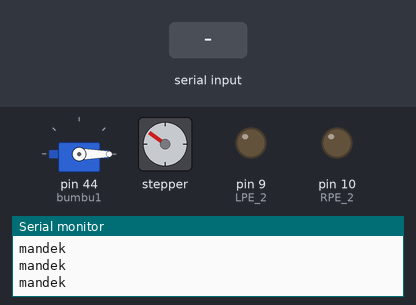
This sketch was run on a simulated Arduino Mega 2560, built with avr-gcc and run on an emulated ATmega2560. On the bench: servo, stepper motor, output pins drawn as LEDs (lit = HIGH), the last lines printed to the serial monitor. The test bench sets the inputs (shaded band). Stepper angles assume 200 steps per turn.

Above: at 1.25 s.
1.3 s: "a\n" received over Serial
At 2.1 s:
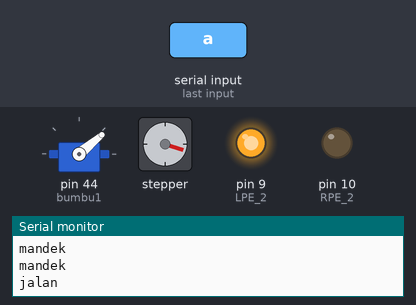
2.9 s: "1\n" received over Serial
At 3.05 s:
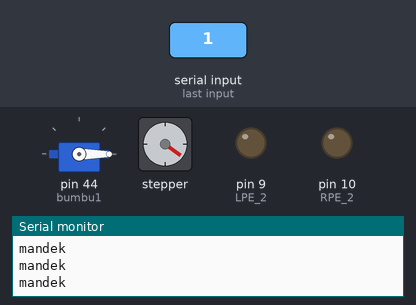
5.9 s: "a\n" received over Serial
At 6.8 s:
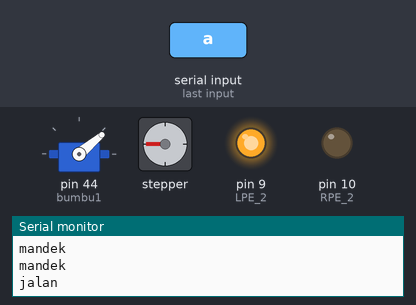
Timing chart, 0 to 8.9 s (numbered marks = the images above; inputs shaded):
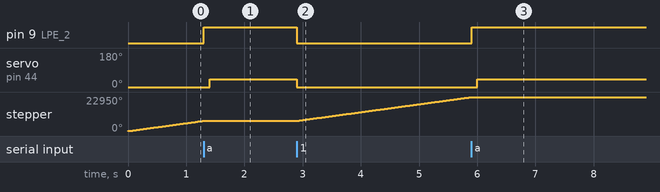

Measured:
- after the input at 1.3 s, pin 9 (LPE_2): LOW → HIGH at once; servo on pin 44 (bumbu1): 0° → 40° after 0.10 s
- after the input at 2.9 s, pin 9 (LPE_2): HIGH → LOW at once; servo on pin 44 (bumbu1): 40° → 0° at once; stepper: keeps turning clockwise at about 5341°/s, starting at once
- after the input at 5.9 s, pin 9 (LPE_2): LOW → HIGH at once; servo on pin 44 (bumbu1): 0° → 40° after 0.10 s

The sketch:

stepper_motor.ino
```cpp
#include <Stepper.h>
#include <Servo.h>
#include <Wire.h>

#define STEPS 200

Stepper stepper(STEPS, 2, 3); // Pin 2 connected to DIRECTION & Pin 3 connected to STEP Pin of Driver
#define motorInterfaceType 1

const int LPE_2           = 9;       const int  RPE_2   = 10;
const int saos_Kiri_2     = 11;      const int saos_Kanan_2    = 12;
bool jalan = false;

Servo bumbu1;

void setup() {
  Serial.begin(115200);
  pinMode(9, OUTPUT);       //pinMode(11, OUTPUT);
  pinMode(10, OUTPUT);      //pinMode(12, OUTPUT);
  digitalWrite(RPE_2, HIGH);
  digitalWrite(LPE_2, HIGH);
  bumbu1.attach(44);
  stepper.setSpeed(1000);
}

void loop() {
  String a = "";
  while (Serial.available()) {
    a = Serial.readStringUntil('\n');
    if (a == "a") {
      jalan = true;
    } else {
      jalan = false;
    }
  }
  if (jalan) {
    Serial.println("jalan");
    digitalWrite(10, LOW);
    digitalWrite(9, HIGH);
    delay(100);
    bumbu1.write(40);
    delay(1500);
  } else {
    Serial.println("mandek");
    digitalWrite(9, LOW);
    digitalWrite(10, LOW);
    bumbu1.write(0);
    stepper.step(10);
  }
}
```
